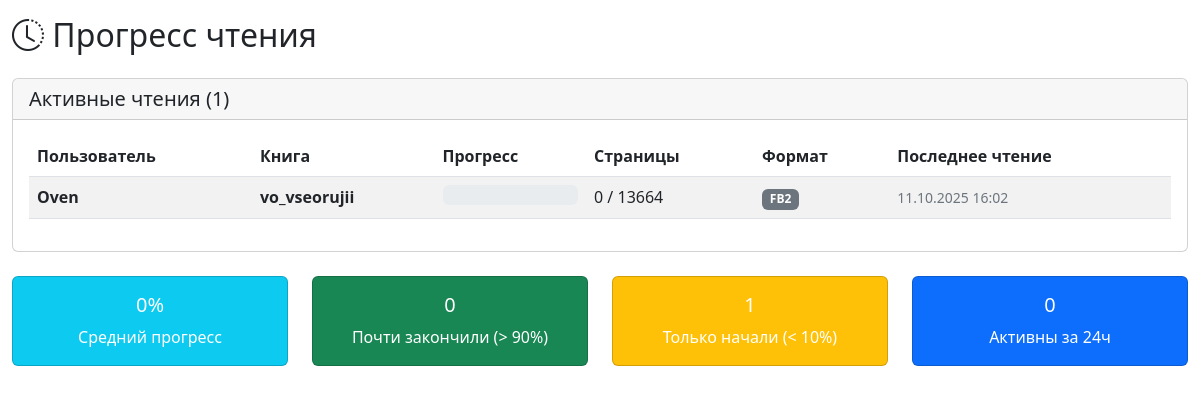
Page /php/reading_progress.php (signed in) on the committed database.
### tables this page shows
CREATE TABLE `reading_progress` (
  `id` int NOT NULL AUTO_INCREMENT,
  `book_file_id` int NOT NULL,
  `user_id` int NOT NULL,
  `device_id` text,
  `current_page` int NOT NULL DEFAULT '0',
  `total_pages` int DEFAULT NULL,
  `progress_percent` double DEFAULT NULL,
  `last_read_at` datetime DEFAULT NULL,
  PRIMARY KEY (`id`),
  KEY `book_file_id` (`book_file_id`),
  KEY `user_id` (`user_id`),
  CONSTRAINT `reading_progress_ibfk_1` FOREIGN KEY (`book_file_id`) REFERENCES `book_files` (`id`) ON DELETE CASCADE,
  CONSTRAINT `reading_progress_ibfk_2` FOREIGN KEY (`user_id`) REFERENCES `users` (`UID`) ON DELETE CASCADE
);

CREATE TABLE `users` (
  `UID` int NOT NULL AUTO_INCREMENT,
  `User_login` text,
  `User_password` int DEFAULT NULL,
  `Is_admin` tinyint(1) DEFAULT NULL,
  PRIMARY KEY (`UID`)
);

CREATE TABLE `books` (
  `id` int NOT NULL AUTO_INCREMENT,
  `title` text NOT NULL,
  `author` text,
  `series` text,
  `series_index` int DEFAULT NULL,
  `language` text,
  `published_year` int DEFAULT NULL,
  `description` text,
  PRIMARY KEY (`id`)
);

CREATE TABLE `book_files` (
  `id` int NOT NULL AUTO_INCREMENT,
  `book_id` int NOT NULL,
  `format` text NOT NULL,
  `source_type` text NOT NULL,
  `local_path` text,
  `server_uri` text,
  `file_name` text,
  `file_size_bytes` int DEFAULT NULL,
  `page_count` int DEFAULT NULL,
  `content_hash` text,
  `cover_image_uri` text,
  `added_at` datetime DEFAULT CURRENT_TIMESTAMP,
  `available` int DEFAULT '1',
  PRIMARY KEY (`id`),
  KEY `book_id` (`book_id`),
  CONSTRAINT `book_files_ibfk_1` FOREIGN KEY (`book_id`) REFERENCES `books` (`id`) ON DELETE CASCADE
);

### WEB/php/reading_progress.php (the view, shortened to what this page needs)
<?php
require_once 'db.php';
$reading_progress = [];
$query = "
    SELECT rp.*, u.User_login, b.title as book_title, b.author, bf.file_name, bf.format
    FROM reading_progress rp
    JOIN users u ON rp.user_id = u.UID
    JOIN book_files bf ON rp.book_file_id = bf.id
    JOIN books b ON bf.book_id = b.id
    ORDER BY rp.last_read_at DESC
";
$result = mysqli_query($connect, $query);
while ($row = mysqli_fetch_assoc($result)) {
    $reading_progress[] = $row;
}
?>
<!DOCTYPE html>
<html lang="ru">
<head>
    <link href="https://cdn.jsdelivr.net/npm/bootstrap@5.2.1/dist/css/bootstrap.min.css" rel="stylesheet">
    <link rel="stylesheet" href="https://cdn.jsdelivr.net/npm/bootstrap-icons@1.7.2/font/bootstrap-icons.css">
</head>
<body>
    <div class="container-fluid py-3">
        <h2><i class="bi bi-clock-history"></i> Прогресс чтения</h2>
        <div class="card mt-4">
            <div class="card-header">
                <h5 class="card-title mb-0">Активные чтения (<?= count($reading_progress) ?>)</h5>
            </div>
            <div class="card-body">
                <div class="table-responsive">
                    <table class="table table-striped table-hover">
                        <thead>
                            <tr>
                                <th>Пользователь</th>
                                <th>Книга</th>
                                <th>Прогресс</th>
                                <th>Страницы</th>
                                <th>Формат</th>
                                <th>Последнее чтение</th>
                            </tr>
                        </thead>
                        <tbody>
                            <?php foreach ($reading_progress as $progress): ?>
                                <tr>
                                    <td>
                                        <strong><?= htmlspecialchars($progress['User_login']) ?></strong>
                                    </td>
                                    <td>
                                        <strong><?= htmlspecialchars($progress['book_title']) ?></strong>
                                    </td>
                                    <td>
                                        <div class="d-flex align-items-center">
                                            <div class="progress flex-grow-1" style="height: 20px;">
                                            </div>
                                        </div>
                                    </td>
                                    <td>
                                        <?= $progress['current_page'] ?>
                                        <?php if ($progress['total_pages']): ?>
                                            / <?= $progress['total_pages'] ?>
                                        <?php endif; ?>
                                    </td>
                                    <td>
                                        <span class="badge bg-secondary"><?= strtoupper($progress['format']) ?></span>
                                    </td>
                                    <td>
                                        <small class="text-muted">
                                            <?= date('d.m.Y H:i', strtotime($progress['last_read_at'])) ?>
                                        </small>
                                    </td>
                                </tr>
                            <?php endforeach; ?>
                        </tbody>
                    </table>
                </div>
            </div>
        </div>
        <div class="row mt-4">
            <div class="col-md-3">
                <?php
                $avg_progress = array_sum(array_column($reading_progress, 'progress_percent')) / max(count($reading_progress), 1);
                ?>
                <div class="card text-white bg-info">
                    <div class="card-body text-center">
                        <h5 class="card-title"><?= round($avg_progress, 1) ?>%</h5>
                        <p class="card-text">Средний прогресс</p>
                    </div>
                </div>
            </div>
            <div class="col-md-3">
                <?php
                $almost_finished = count(array_filter($reading_progress, function($p) {
                    return $p['progress_percent'] >= 90;
                }));
                ?>
                <div class="card text-white bg-success">
                    <div class="card-body text-center">
                        <h5 class="card-title"><?= $almost_finished ?></h5>
                        <p class="card-text">Почти закончили (> 90%)</p>
                    </div>
                </div>
            </div>
            <div class="col-md-3">
                <?php
                $just_started = count(array_filter($reading_progress, function($p) {
                    return $p['progress_percent'] <= 10;
                }));
                ?>
                <div class="card text-white bg-warning">
                    <div class="card-body text-center">
                        <h5 class="card-title"><?= $just_started ?></h5>
                        <p class="card-text">Только начали (< 10%)</p>
                    </div>
                </div>
            </div>
            <div class="col-md-3">
                <?php
                $recent_activity = count(array_filter($reading_progress, function($p) {
                    return strtotime($p['last_read_at']) >= strtotime('-24 hours');
                }));
                ?>
                <div class="card text-white bg-primary">
                    <div class="card-body text-center">
                        <h5 class="card-title"><?= $recent_activity ?></h5>
                        <p class="card-text">Активны за 24ч</p>
                    </div>
                </div>
            </div>
        </div>
    </div>
</body>
</html>

### rows in the picture
reading_progress: user.User_login "Oven", books.title "vo_vseorujii", current_page "0", total_pages "13664", book_file.format "FB2", last_read_at "11.10.2025 16:02", progress_percent "0", progress_percent "1", last_read_at "0"

### other values in the picture
count($reading_progress) "1"
$avg_progress "0"
